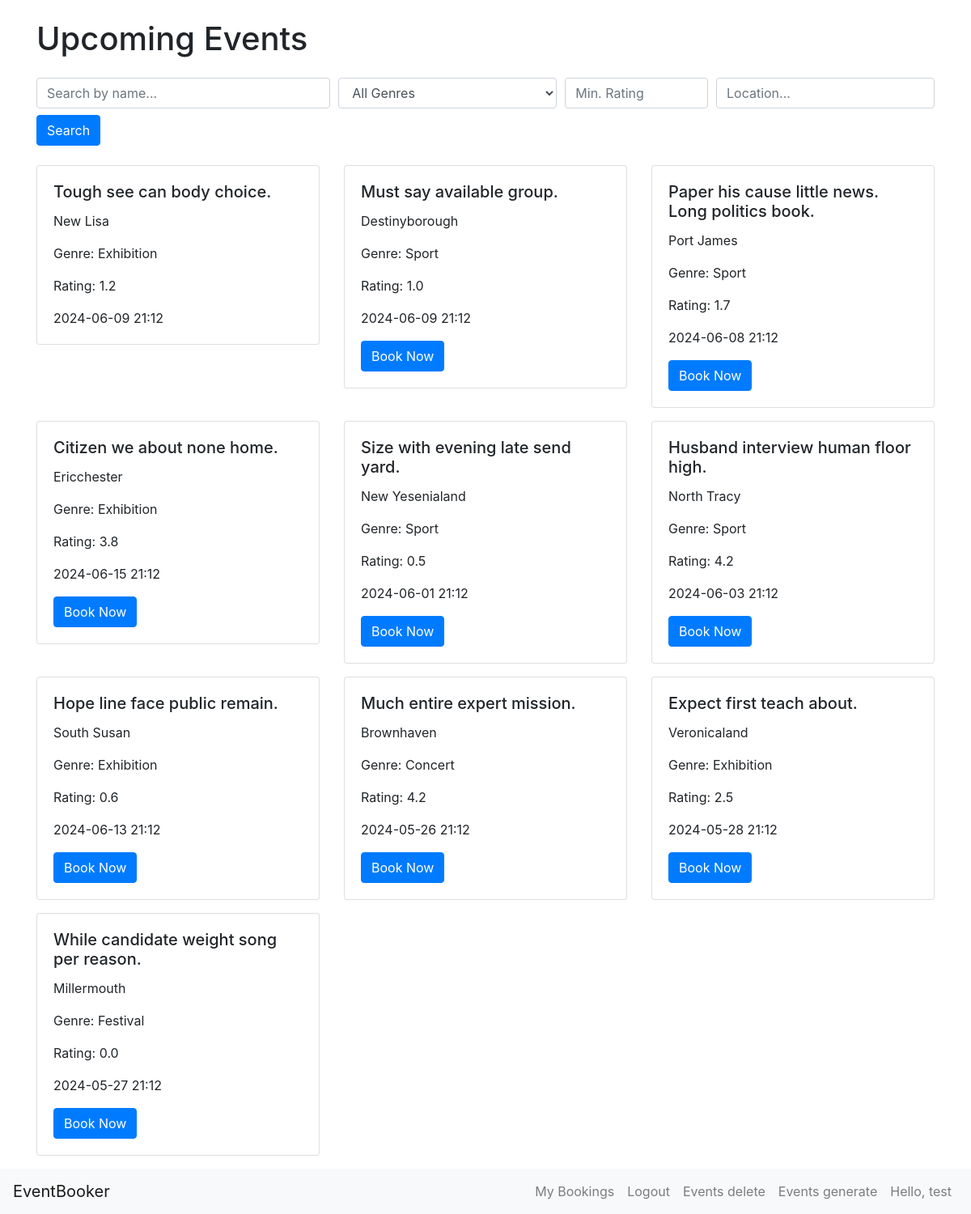
Screenshot of /home (signed in) with the database file from the repository.
### app/models.py (models this page shows, shortened)
class Event(db.Model):
    id = db.Column(db.Integer, primary_key=True)
    name = db.Column(db.String(100), nullable=False)
    location = db.Column(db.String(100), nullable=False)
    date = db.Column(db.DateTime, nullable=False)
    genre = db.Column(db.String(50))
    rating = db.Column(db.Float, default=0.0)
    bookings = db.relationship('Booking', backref='event', lazy=True, cascade='all, delete-orphan')

class User(db.Model, UserMixin):
    id = db.Column(db.Integer, primary_key=True)
    username = db.Column(db.String(20), unique=True, nullable=False)
    password_hash = db.Column(db.String(128), nullable=False)
    preferences = db.Column(db.String(255))
    bookings = db.relationship('Booking', backref='user', lazy=True)

### app/routes.py (the view)
@app.route('/')
@app.route('/home')
def home() -> str:
    if current_user.is_authenticated:
        user_preferences = current_user.preferences.split(',') if current_user.preferences else []
        preferred_events = Event.query.filter(Event.genre.in_(user_preferences)).all()
        other_events = Event.query.filter(Event.genre.notin_(user_preferences)).all()
        events = preferred_events + other_events
    else:
        events = Event.query.all()
    return render_template('home.html', events=events)

### app/models.py (called while the page is built)
@login_manager.user_loader
def load_user(user_id):
    return User.query.get(int(user_id))

### app/templates/home.html (shortened to what this page needs)
{% extends 'base.html' %}
{% block content %}
<div class="container mt-4">
    <h1 class="mb-4">Upcoming Events</h1>
        <form method="GET" action="{{ url_for('search') }}" class="mb-4">
            <div class="form-row">
                <div class="col-md-4">
                    <input type="text" class="form-control" name="query" placeholder="Search by name...">
                </div>
                <div class="col-md-3">
                    <select class="form-control" name="genre">
                        <option value="">All Genres</option>
                    </select>
                </div>
                <div class="col-md-2">
                    <input type="number" class="form-control" name="min_rating" min="0" max="5" step="0.1" placeholder="Min. Rating">
                </div>
                <div class="col-md-3">
                    <input type="text" class="form-control" name="location" placeholder="Location...">
                </div>
            </div>
            <button type="submit" class="btn btn-primary mt-2">Search</button>
        </form>
    <div class="row">
        {% for event in events %}
        <div class="col-md-4 mb-3">
            <div class="card">
                <div class="card-body">
                    <h5 class="card-title">{{ event.name }}</h5>
                    <p class="card-text">{{ event.location }}</p>
                    <p class="card-text">Genre: {{ event.genre }}</p>
                    <p class="card-text">Rating: {{ event.rating }}</p>
                    <p class="card-text">{{ event.date.strftime('%Y-%m-%d %H:%M') }}</p>
                    {% if current_user.is_authenticated %}
                        {% set booking = current_user.bookings|selectattr('event_id', '==', event.id)|first %}
                        {% if booking %}
                            {% if not booking.is_paid %}
                                <a href="{{ url_for('payment', booking_id=booking.id) }}" class="btn btn-success">Pay</a>
                            {% endif %}
                        {% else %}
                            <a href="{{ url_for('book', event_id=event.id) }}" class="btn btn-primary">Book Now</a>
                        {% endif %}
                    {% else %}
                        <a href="{{ url_for('login') }}" class="btn btn-primary">Login to Book</a>
                    {% endif %}
                </div>
            </div>
        </div>
        {% endfor %}
    </div>
</div>
{% endblock %}

### app/templates/base.html (shortened to what this page needs)
<!DOCTYPE html>
<html lang="en">
<head>
    <link href="https://stackpath.bootstrapcdn.com/bootstrap/4.5.2/css/bootstrap.min.css" rel="stylesheet">
</head>
<body>
    {% block content %}{% endblock %}
</body>
<nav class="navbar navbar-expand-lg navbar-light bg-light">
    <a class="navbar-brand" href="{{ url_for('home') }}">EventBooker</a>
    <div class="collapse navbar-collapse" id="navbarNav">
        <ul class="navbar-nav ml-auto">
            {% if current_user.is_authenticated %}
                <li class="nav-item">
                    <a class="nav-link" href="{{ url_for('bookings') }}">My Bookings</a>
                </li>
                <li class="nav-item">
                    <a class="nav-link" href="{{ url_for('logout') }}">Logout</a>
                </li>
                <li class="nav-item">
                    <a class="nav-link" href="{{ url_for('events_delete') }}">Events delete</a>
                <li class="nav-item">
                    <a class="nav-link" href="{{ url_for('generate_events') }}">Events generate</a>
                </li>
                <li class="nav-item">
                    <a class="nav-link">Hello, {{ current_user.username }}</a>
                </li>
            {% endif %}
        </ul>
    </div>
  </nav>
</html>

### rows the page displays
Event: name "Tough see can body choice.", location "New Lisa", genre "Exhibition", rating "1.2", date "2024-06-09 21:12"
Event: name "Must say available group.", location "Destinyborough", genre "Sport", rating "1.0", date "2024-06-09 21:12"
Event: name "Paper his cause little news. Long politics book.", location "Port James", genre "Sport", rating "1.7", date "2024-06-08 21:12"
Event: name "Citizen we about none home.", location "Ericchester", genre "Exhibition", rating "3.8", date "2024-06-15 21:12"
Event: name "Size with evening late send yard.", location "New Yesenialand", genre "Sport", rating "0.5", date "2024-06-01 21:12"
Event: name "Husband interview human floor high.", location "North Tracy", genre "Sport", rating "4.2", date "2024-06-03 21:12"
Event: name "Hope line face public remain.", location "South Susan", genre "Exhibition", rating "0.6", date "2024-06-13 21:12"
Event: name "Much entire expert mission.", location "Brownhaven", genre "Concert", rating "4.2", date "2024-05-26 21:12"
Event: name "Expect first teach about.", location "Veronicaland", genre "Exhibition", rating "2.5", date "2024-05-28 21:12"
Event: name "While candidate weight song per reason.", location "Millermouth", genre "Festival", rating "0.0", date "2024-05-27 21:12"
User: username "test"
